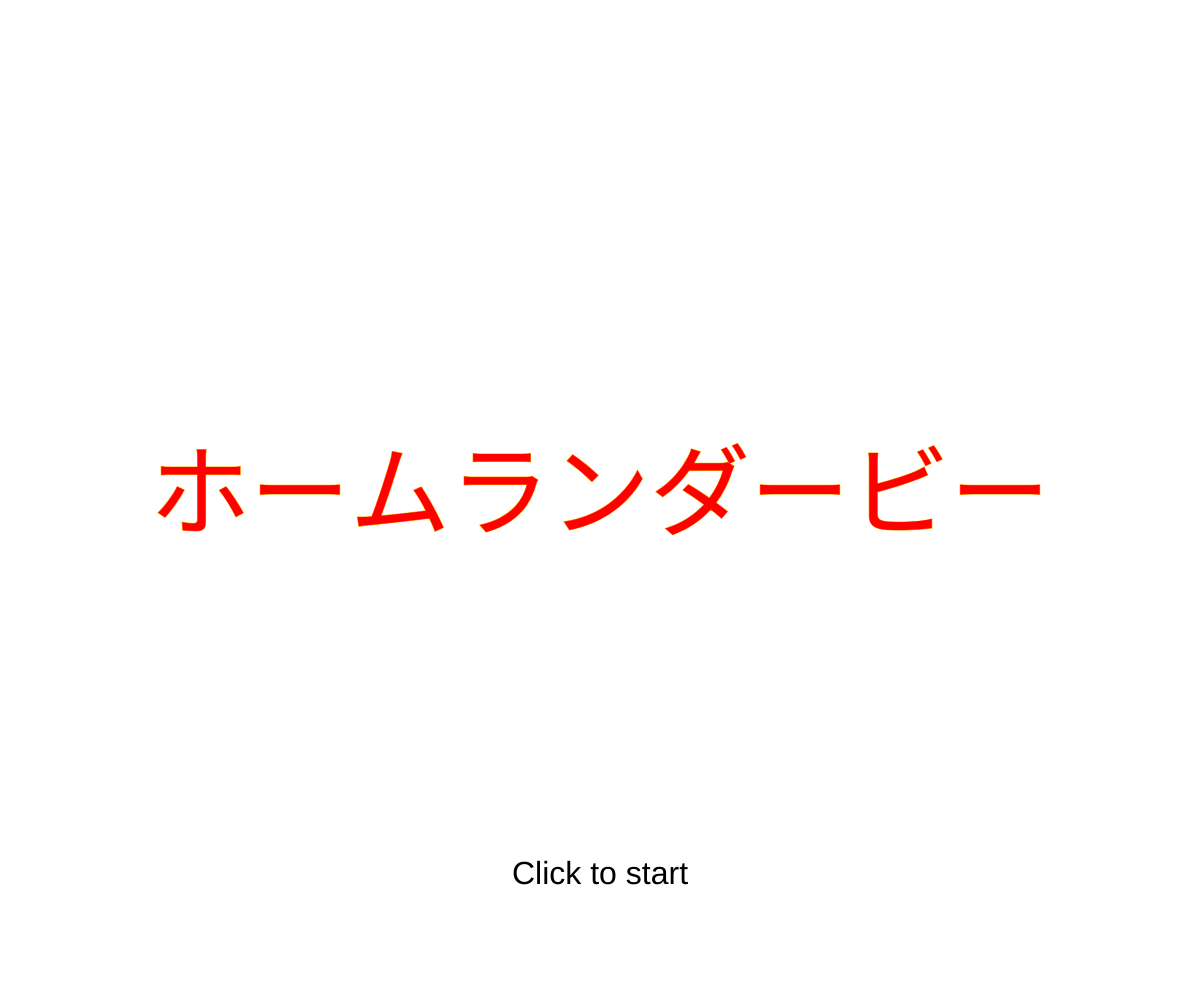
Frame 1 (no input)
Frame 60 (no input): identical to frame 1, image omitted
Frame 120 (the mouse pressed at the canvas centre since frame 60): identical to frame 1, image omitted

The p5.js sketch that drew this single still picture (run headless with seeded random() and noise() and a simulated clock; from frame 60 on, the mouse is pressed at the canvas centre):

// p5.js sketch
// ── sketch.js
//野球ゲーム　ホームラン競争
let x0,y0,x01,y01,vx0,vy0,ax0,ay0,k,kx,ky;
let p1,p2;
let x1,y1,vx1,vy1,ax1,ay1;
let scene;
let timing,time,jou;
let g;
let score1,score2,tama;
let bat1,bat2,kuru,kai;
let pit1,pit2;
let gatya1,gatya2,gatya3,gatya4;
function setup() {
  createCanvas(windowWidth, windowHeight);
  textAlign(CENTER, CENTER);
  x0=width/2-30;y0=height/8-10;
  vx0=0;
  vy0=0;
  ax0=0;
  ay0=0;
  x1=width/20;
  y1=height*(1-1/8)+10;
  vx1=0;
  vy1=0;
  ax1=0;
  ay1=0;
  k=0;
  jou=0;
  scene=-2;
  timing=3;
  time=0;
  count=0;
  score1=0;score2=0;
  tama=0;
  bat1=-1;bat2=-1;kuru=0,kai=0;
  pit1=-1;pit2=-1;
}
//バッター　イラスト
//大山
const data_oyama = [
  [0,6,6,0,0,0,0,0,0,9,9,9,9,9,0,0,0,0],
  [8,7,6,6,0,0,0,0,9,3,3,9,9,9,9,0,0,0],
  [8,7,6,6,0,0,0,9,3,9,9,9,9,9,9,10,0,0],
  [0,8,7,6,6,0,0,9,9,9,9,9,9,9,9,9,0,0],
  [0,0,8,7,6,0,0,9,9,9,9,9,10,10,10,10,10,10],
  [0,0,0,8,7,6,0,9,9,9,9,9,5,5,5,5,0,0],
  [0,0,0,0,8,7,0,9,9,4,4,9,4,4,9,4,4,0],
  [0,0,0,0,0,4,4,9,9,4,4,4,4,4,9,4,4,0],
  [0,0,0,0,0,4,4,0,9,9,4,4,4,4,4,4,0,0],
  [0,0,0,0,9,9,4,4,2,9,4,4,4,4,4,0,0,0],
  [0,0,0,0,9,9,4,7,9,2,9,9,1,1,0,0,0,0],
  [0,0,0,0,2,2,2,2,9,9,1,1,1,1,1,0,0,0],
  [0,0,0,0,0,0,0,2,2,9,1,1,1,1,1,0,0,0],
  [0,0,0,0,0,0,0,2,2,2,2,2,1,1,0,0,0,0],
  [0,0,0,0,0,0,0,9,3,9,3,9,3,9,0,0,0,0],
  [0,0,0,0,0,0,0,3,3,3,3,3,3,3,0,0,0,0],
  [0,0,0,0,0,0,3,3,3,3,3,3,3,3,3,0,0,0],
  [0,0,0,0,0,0,3,3,3,0,0,0,3,3,3,0,0,0],
  [0,0,0,0,0,0,9,9,0,0,0,0,0,9,9,0,0,0],
  [0,0,0,0,0,9,9,9,0,0,0,0,0,9,9,9,0,0],
];
function batta_oyama(mx, my){
  const h_m1 = 200 / data_oyama.length;
  for(let i = 0; i <  data_oyama.length; i++){
    const row = data_oyama[i];
    strokeWeight(0);
    for(let j =0; j <  row.length; j++){
        if(data_oyama[i][j] == 1){fill(255,215,0);}
        else if(data_oyama[i][j] == 2){fill(255,215,0);}
        else if(data_oyama[i][j] == 3){fill(255);}
        else if(data_oyama[i][j] == 4){fill(255, 222, 173);}
        else if(data_oyama[i][j] == 5){fill(222, 184, 135);}
        else if(data_oyama[i][j] == 6){fill(237, 175, 104);}
        else if(data_oyama[i][j] == 7){fill(218, 165, 32);}
        else if(data_oyama[i][j] == 8){fill(184, 134, 11);}
        else if(data_oyama[i][j] == 9){fill(0);}
        else if(data_oyama[i][j]==10){fill(255,215,0);}
        else{noFill();}
    square(mx + j * h_m1 - 100, my + i * h_m1 - 100 - 10, h_m1);
    }
  }
}
function batta_oyama2(mx, my){
  const h_m1 = 50 / data_oyama.length;
  for(let i = 0; i <  data_oyama.length; i++){
    const row = data_oyama[i];
    strokeWeight(0);
    for(let j =0; j <  row.length; j++){
        if(data_oyama[i][j] == 1){fill(255,215,0);}
        else if(data_oyama[i][j] == 2){fill(255,215,0);}
        else if(data_oyama[i][j] == 3){fill(255);}
        else if(data_oyama[i][j] == 4){fill(255, 222, 173);}
        else if(data_oyama[i][j] == 5){fill(222, 184, 135);}
        else if(data_oyama[i][j] == 6){fill(237, 175, 104);}
        else if(data_oyama[i][j] == 7){fill(218, 165, 32);}
        else if(data_oyama[i][j] == 8){fill(184, 134, 11);}
        else if(data_oyama[i][j] == 9){fill(0);}
        else if(data_oyama[i][j]==10){fill(255,215,0);}
        else{noFill();}
    square(mx + j * h_m1 - 100, my + i * h_m1 - 100 - 10, h_m1);
    }
  }
}
//大谷
const data_otani = [
  [0,6,6,0,0,0,0,0,0,19,19,19,19,19,0,0,0,0],
  [8,7,6,6,0,0,0,0,19,3,3,19,19,19,19,0,0,0],
  [8,7,6,6,0,0,0,19,3,19,19,19,19,19,19,10,0,0],
  [0,8,7,6,6,0,0,19,19,19,19,19,19,19,19,19,0,0],
  [0,0,8,7,6,0,0,19,19,19,19,19,10,10,10,10,10,10],
  [0,0,0,8,7,6,0,19,19,19,19,19,5,5,5,5,0,0],
  [0,0,0,0,8,7,0,19,19,4,4,19,4,4,9,4,4,0],
  [0,0,0,0,0,4,4,9,9,4,4,4,4,4,9,4,4,0],
  [0,0,0,0,0,4,4,0,9,9,4,4,4,4,4,4,0,0],
  [0,0,0,0,3,3,4,4,2,9,4,4,4,4,4,0,0,0],
  [0,0,0,0,3,3,4,7,3,2,9,9,1,1,0,0,0,0],
  [0,0,0,0,2,2,2,2,3,3,1,1,1,1,1,0,0,0],
  [0,0,0,0,0,0,0,2,2,3,1,1,1,1,1,0,0,0],
  [0,0,0,0,0,0,0,2,2,2,2,2,1,1,0,0,0,0],
  [0,0,0,0,0,0,0,9,3,9,3,9,3,9,0,0,0,0],
  [0,0,0,0,0,0,0,3,3,3,3,3,3,3,0,0,0,0],
  [0,0,0,0,0,0,3,3,3,3,3,3,3,3,3,0,0,0],
  [0,0,0,0,0,0,3,3,3,0,0,0,3,3,3,0,0,0],
  [0,0,0,0,0,0,9,9,0,0,0,0,0,9,9,0,0,0],
  [0,0,0,0,0,9,9,9,0,0,0,0,0,9,9,9,0,0],
];
function batta_otani(mx, my){
  const h_m1 = 200 / data_otani.length;
  for(let i = 0; i <  data_otani.length; i++){
    const row = data_otani[i];
    strokeWeight(0);
    for(let j =0; j <  row.length; j++){
        if(data_otani[i][j] == 1){fill(255,0,0);}
        else if(data_otani[i][j] == 2){fill(255,0,0);}
        else if(data_otani[i][j] == 3){fill(255);}
        else if(data_otani[i][j] == 4){fill(255, 222, 173);}
        else if(data_otani[i][j] == 5){fill(222, 184, 135);}
        else if(data_otani[i][j] == 6){fill(237, 175, 104);}
        else if(data_otani[i][j] == 7){fill(218, 165, 32);}
        else if(data_otani[i][j] == 8){fill(184, 134, 11);}
        else if(data_otani[i][j] == 9){fill(0);}
        else if(data_otani[i][j]==10){fill(255,0,0);}
        else if(data_otani[i][j]==19){fill(255,0,0);}
        else{noFill();}
    square(mx + (18-j) * h_m1 - 100, my + i * h_m1 - 100 - 10, h_m1);
    }
  }
}
function batta_otani2(mx, my){
  const h_m1 = 50 / data_otani.length;
  for(let i = 0; i <  data_otani.length; i++){
    const row = data_otani[i];
    strokeWeight(0);
    for(let j =0; j <  row.length; j++){
        if(data_otani[i][j] == 1){fill(255,0,0);}
        else if(data_otani[i][j] == 2){fill(255,0,0);}
        else if(data_otani[i][j] == 3){fill(255);}
        else if(data_otani[i][j] == 4){fill(255, 222, 173);}
        else if(data_otani[i][j] == 5){fill(222, 184, 135);}
        else if(data_otani[i][j] == 6){fill(237, 175, 104);}
        else if(data_otani[i][j] == 7){fill(218, 165, 32);}
        else if(data_otani[i][j] == 8){fill(184, 134, 11);}
        else if(data_otani[i][j] == 9){fill(0);}
        else if(data_otani[i][j]==10){fill(255,0,0);}
        else if(data_otani[i][j]==19){fill(255,0,0);}
        else{noFill();}
    square(mx + (18-j) * h_m1 - 100, my + i * h_m1 - 100 - 10, h_m1);
    }
  }
}
//大川
const data_1 = [
  [0,6,6,0,0,0,0,0,0,9,9,9,9,9,0,0,0,0],
  [8,7,6,6,0,0,0,0,9,3,3,9,9,9,9,0,0,0],
  [8,7,6,6,0,0,0,9,3,9,9,9,9,9,9,9,0,0],
  [0,8,7,6,6,0,0,9,9,9,9,9,9,9,9,9,0,0],
  [0,0,8,7,6,0,0,9,9,9,9,9,9,9,9,9,9,9],
  [0,0,0,8,7,6,0,9,9,9,9,9,5,5,5,5,0,0],
  [0,0,0,0,8,7,0,9,9,4,4,9,4,4,9,4,4,0],
  [0,0,0,0,0,4,4,9,9,4,4,4,4,4,9,4,4,0],
  [0,0,0,0,0,4,4,0,9,9,4,4,4,4,4,4,0,0],
  [0,0,0,0,9,9,4,4,2,9,4,4,4,4,4,0,0,0],
  [0,0,0,0,9,9,4,7,9,2,9,9,1,1,0,0,0,0],
  [0,0,0,0,2,2,2,2,9,9,1,1,1,1,1,0,0,0],
  [0,0,0,0,0,0,0,2,2,9,1,1,1,1,1,0,0,0],
  [0,0,0,0,0,0,0,2,2,2,2,2,1,1,0,0,0,0],
  [0,0,0,0,0,0,0,9,1,9,3,9,1,9,0,0,0,0],
  [0,0,0,0,0,0,0,1,1,1,1,1,1,1,0,0,0,0],
  [0,0,0,0,0,0,1,1,1,2,2,2,1,1,1,0,0,0],
  [0,0,0,0,0,0,1,1,2,0,0,0,2,1,1,0,0,0],
  [0,0,0,0,0,0,9,9,0,0,0,0,0,9,9,0,0,0],
  [0,0,0,0,0,9,9,9,0,0,0,0,0,9,9,9,0,0],
];
function batta_okawa(mx, my){
  const h_m1 = 200 / data_1.length;
  for(let i = 0; i <  data_1.length; i++){
    const row = data_1[i];
    strokeWeight(0);
    for(let j =0; j <  row.length; j++){
        if(data_1[i][j] == 1){fill(192);}
        else if(data_1[i][j] == 2){fill(105);}
        else if(data_1[i][j] == 3){fill(255);}
        else if(data_1[i][j] == 4){fill(255, 222, 173);}
        else if(data_1[i][j] == 5){fill(222, 184, 135);}
        else if(data_1[i][j] == 6){fill(237, 175, 104);}
        else if(data_1[i][j] == 7){fill(218, 165, 32);}
        else if(data_1[i][j] == 8){fill(184, 134, 11);}
        else if(data_1[i][j] == 9){fill(0);}
        else{noFill();}
    square(mx + j * h_m1 - 100, my + i * h_m1 - 100 - 10, h_m1);
    }
  }
}
function batta_okawa2(mx, my){
  const h_m1 = 50 / data_1.length;
  for(let i = 0; i <  data_1.length; i++){
    const row = data_1[i];
    strokeWeight(0);
    for(let j =0; j <  row.length; j++){
        if(data_1[i][j] == 1){fill(192);}
        else if(data_1[i][j] == 2){fill(105);}
        else if(data_1[i][j] == 3){fill(255);}
        else if(data_1[i][j] == 4){fill(255, 222, 173);}
        else if(data_1[i][j] == 5){fill(222, 184, 135);}
        else if(data_1[i][j] == 6){fill(237, 175, 104);}
        else if(data_1[i][j] == 7){fill(218, 165, 32);}
        else if(data_1[i][j] == 8){fill(184, 134, 11);}
        else if(data_1[i][j] == 9){fill(0);}
        else{noFill();}
    square(mx + j * h_m1 - 100, my + i * h_m1 - 100 - 10, h_m1);
    }
  }
}
//ピッチャー　イラスト
//伊藤
const data_ito = [
  [0,0,0,0,0,0,0,0,0,0,0,0,3,3,3,3,3,3,3,0,0,0,0,0,0],
  [0,0,0,0,0,0,0,0,0,0,3,3,3,1,1,1,1,1,3,3,3,0,0,0,0],
  [0,0,0,0,0,0,0,0,0,3,3,1,1,1,1,1,1,1,1,1,3,3,0,0,0],
  [0,0,0,0,0,0,0,0,3,3,1,1,1,1,7,7,7,1,1,1,1,3,3,0,0],
  [0,0,0,0,0,0,0,0,3,1,1,1,1,5,1,7,1,5,1,1,1,1,3,0,0],
  [0,0,0,0,0,0,0,0,3,1,1,1,1,5,5,7,5,5,1,1,1,1,3,0,0],
  [0,0,0,0,0,0,0,3,3,1,1,1,1,5,1,7,1,5,1,1,1,1,3,0,0],
  [0,0,0,0,0,3,3,3,5,1,1,1,5,6,6,6,5,5,5,1,1,1,3,0,0],
  [0,0,0,0,3,3,5,5,5,4,6,6,6,6,6,6,5,5,5,5,5,4,3,3,0],
  [0,0,0,3,3,5,5,5,10,4,6,6,6,4,4,4,4,4,5,5,5,4,10,3,3],
  [0,0,3,3,5,5,6,10,9,3,4,4,4,10,10,10,10,10,4,4,4,3,9,10,3],
  [0,0,3,5,5,6,5,10,8,3,9,9,9,3,9,9,9,3,9,9,9,3,9,10,3],
  [0,3,3,5,5,6,5,10,8,10,9,8,8,3,8,8,8,3,8,8,9,10,9,10,3],
  [0,3,2,3,6,5,6,5,10,10,9,8,8,8,8,8,8,8,8,8,9,10,10,3,3],
  [0,3,2,3,6,5,6,5,6,10,9,9,8,8,11,11,11,8,8,8,9,10,3,3,0],
  [3,3,2,2,2,6,5,6,6,6,10,10,9,9,11,11,11,9,9,10,10,3,3,0,0],
  
  [3,2,2,2,3,1,1,1,1,6,6,6,10,10,10,10,10,10,10,5,5,1,3,0,0],
  [3,2,2,7,2,7,3,3,1,1,1,6,6,1,6,1,12,13,12,1,1,1,3,0,0],
  [3,2,2,2,7,2,7,1,1,1,1,1,1,6,1,3,12,13,13,3,3,3,3,0,0],
  [3,2,2,2,7,2,2,2,2,2,2,2,1,1,3,1,3,12,3,3,3,3,3,0,0],
  [3,7,7,7,7,7,7,3,3,7,7,7,7,3,3,3,7,3,10,10,10,10,3,0,0],
  [3,7,7,7,7,7,7,3,3,7,7,7,7,7,3,3,3,9,8,8,9,10,3,0,0],
  [3,3,7,7,7,7,3,3,7,7,7,7,7,7,7,3,3,9,8,8,10,3,3,0,0],
  [0,3,1,1,1,1,3,3,1,2,2,7,2,7,2,2,3,10,9,9,9,10,7,0,0],
  [0,3,3,1,1,3,3,3,3,1,2,2,2,2,1,3,3,3,10,10,10,10,3,0,0],
  [0,0,3,3,3,3,0,0,3,3,3,3,3,3,3,3,0,3,3,3,3,3,3,0,0],
  [0,0,0,0,0,0,0,0,3,3,3,7,7,3,3,3,0,0,0,0,0,0,0,0,0],
  [0,0,0,0,0,0,0,3,3,1,2,2,2,2,1,3,3,0,0,0,0,0,0,0,0],
  [0,0,0,0,0,0,0,3,1,1,7,7,7,7,1,1,3,0,0,0,0,0,0,0,0],
  [0,0,0,0,0,0,0,3,1,1,1,1,1,1,1,1,3,0,0,0,0,0,0,0,0],
  [0,0,0,0,0,0,0,1,3,1,1,1,1,1,1,3,1,0,0,0,0,0,0,0,0],
  [0,0,0,0,0,0,0,0,1,3,3,3,3,3,3,1,0,0,0,0,0,0,0,0,0],
];
function pitya_ito(mx, my){
  const h_m1 = 150 / data_ito.length;
  for(let i = 0; i <  data_ito.length; i++){
    const row = data_ito[i];
    strokeWeight(0);
    for(let j =0; j <  row.length; j++){
        if(data_ito[i][j] == 1){fill(0);}
        else if(data_ito[i][j] == 2){fill(192);}
        else if(data_ito[i][j] == 3){fill(0);}
        else if(data_ito[i][j] == 4){fill(255, 180, 0);}
        else if(data_ito[i][j] == 5){fill(255, 215, 0);}
        else if(data_ito[i][j] == 6){fill(255, 255, 0);}
        else if(data_ito[i][j] == 7){fill(255);}
        else if(data_ito[i][j] == 8){fill(255, 228, 196);}
        else if(data_ito[i][j] == 9){fill(255, 222, 179);}
        else if(data_ito[i][j]==10){fill(210,180,140);}
        else if(data_ito[i][j]==11){fill(210,105,30);}
        else if(data_ito[i][j]==12){fill(205,133,63);}
        else if(data_ito[i][j]==13){fill(244,164,96);}
        else{noFill();}
    square(mx + (24-j) * h_m1 - 100 / 2, my + i * h_m1 - 100 - 10, h_m1);
    }
  }
}
function pitya_ito2(mx, my){
  const h_m1 = 37.5 / data_ito.length;
  for(let i = 0; i <  data_ito.length; i++){
    const row = data_ito[i];
    strokeWeight(0);
    for(let j =0; j <  row.length; j++){
        if(data_ito[i][j] == 1){fill(0);}
        else if(data_ito[i][j] == 2){fill(192);}
        else if(data_ito[i][j] == 3){fill(0);}
        else if(data_ito[i][j] == 4){fill(255, 180, 0);}
        else if(data_ito[i][j] == 5){fill(255, 215, 0);}
        else if(data_ito[i][j] == 6){fill(255, 255, 0);}
        else if(data_ito[i][j] == 7){fill(255);}
        else if(data_ito[i][j] == 8){fill(255, 228, 196);}
        else if(data_ito[i][j] == 9){fill(255, 222, 179);}
        else if(data_ito[i][j]==10){fill(210,180,140);}
        else if(data_ito[i][j]==11){fill(210,105,30);}
        else if(data_ito[i][j]==12){fill(205,133,63);}
        else if(data_ito[i][j]==13){fill(244,164,96);}
        else{noFill();}
    square(mx + (24-j) * h_m1 - 100 / 2, my + i * h_m1 - 100 - 10, h_m1);
    }
  }
}
//大谷
const data_otani2 = [
  [0,0,0,0,0,0,0,0,0,0,0,0,3,3,3,3,3,3,3,0,0,0,0,0,0],
  [0,0,0,0,0,0,0,0,0,0,3,3,3,6,6,6,6,6,3,3,3,0,0,0,0],
  [0,0,0,0,0,0,0,0,0,3,3,6,6,6,6,6,6,6,6,6,3,3,0,0,0],
  [0,0,0,0,0,0,0,0,3,3,6,6,6,6,6,5,6,6,6,6,6,3,3,0,0],
  [0,0,0,0,0,0,0,0,3,6,6,6,6,6,6,5,6,6,6,6,6,6,3,0,0],
  [0,0,0,0,0,0,0,0,3,6,6,6,6,6,5,6,5,6,6,6,6,6,3,0,0],
  [0,0,0,0,0,0,0,3,3,6,6,6,6,6,6,6,6,6,6,6,6,6,3,0,0],
  [0,0,0,0,0,3,3,3,5,6,6,6,5,5,5,5,5,5,5,6,6,6,3,0,0],
  [0,0,0,0,3,3,5,5,5,4,5,5,5,5,5,5,5,5,5,5,5,4,3,3,0],
  [0,0,0,3,3,5,5,5,10,4,5,5,5,4,4,4,4,4,5,5,5,4,10,3,3],
  [0,0,3,3,5,5,6,10,9,3,4,4,4,10,10,10,10,10,4,4,4,3,9,10,3],
  [0,0,3,5,5,6,5,10,8,3,9,9,9,3,9,9,9,3,9,9,9,3,9,10,3],
  [0,3,3,5,5,6,5,10,8,10,9,8,8,3,8,8,8,3,8,8,9,10,9,10,3],
  [0,3,2,3,6,5,6,5,10,10,9,8,8,8,8,8,8,8,8,8,9,10,10,3,3],
  [0,3,2,3,6,5,6,5,6,10,9,9,8,8,11,11,11,8,8,8,9,10,3,3,0],
  [3,3,2,2,2,6,5,6,6,6,10,10,9,9,11,11,11,9,9,10,10,3,3,0,0],
  
  [3,2,2,2,3,1,1,1,1,6,6,6,10,10,10,10,10,10,10,5,5,1,3,0,0],
  [3,2,2,7,2,7,3,3,1,1,1,6,6,1,6,1,12,13,12,1,1,1,3,0,0],
  [3,2,2,2,7,2,7,1,1,1,1,1,1,6,1,3,12,13,13,3,3,3,3,0,0],
  [3,2,2,2,7,2,2,2,2,2,2,2,1,1,3,1,3,12,3,3,3,3,3,0,0],
  [3,7,7,7,7,7,7,3,3,7,7,7,7,3,3,3,7,3,10,10,10,10,3,0,0],
  [3,7,7,7,7,7,7,3,3,7,7,7,7,7,3,3,3,9,8,8,9,10,3,0,0],
  [3,3,7,7,7,7,3,3,7,7,7,7,7,7,7,3,3,9,8,8,10,3,3,0,0],
  [0,3,1,1,1,1,3,3,1,2,2,7,2,7,2,2,3,10,9,9,9,10,7,0,0],
  [0,3,3,1,1,3,3,3,3,1,2,2,2,2,1,3,3,3,10,10,10,10,3,0,0],
  [0,0,3,7,7,3,0,0,3,3,3,3,3,3,3,3,0,3,3,3,3,3,3,0,0],
  [0,0,0,0,0,0,0,0,3,3,3,7,7,3,3,3,0,0,0,0,0,0,0,0,0],
  [0,0,0,0,0,0,0,3,3,7,2,2,2,2,7,3,3,0,0,0,0,0,0,0,0],
  [0,0,0,0,0,0,0,3,7,7,7,7,7,7,7,7,3,0,0,0,0,0,0,0,0],
  [0,0,0,0,0,0,0,3,7,7,7,7,7,7,7,7,3,0,0,0,0,0,0,0,0],
  [0,0,0,0,0,0,0,1,3,7,7,7,7,7,7,3,1,0,0,0,0,0,0,0,0],
  [0,0,0,0,0,0,0,0,1,3,3,3,3,3,3,1,0,0,0,0,0,0,0,0,0],
];
function pitya_otani(mx, my){
  const h_m1 = 150 / data_otani2.length;
  for(let i = 0; i <  data_otani2.length; i++){
    const row = data_otani2[i];
    strokeWeight(0);
    for(let j =0; j <  row.length; j++){
        if(data_otani2[i][j] == 1){fill(0);}
        else if(data_otani2[i][j] == 2){fill(192);}
        else if(data_otani2[i][j] == 3){fill(0);}
        else if(data_otani2[i][j] == 4){fill(178, 34, 34);}
        else if(data_otani2[i][j] == 5){fill(178, 34, 34);}
        else if(data_otani2[i][j] == 6){fill(255, 0, 0);}
        else if(data_otani2[i][j] == 7){fill(255);}
        else if(data_otani2[i][j] == 8){fill(255, 228, 196);}
        else if(data_otani2[i][j] == 9){fill(255, 222, 179);}
        else if(data_otani2[i][j]==10){fill(210,180,140);}
        else if(data_otani2[i][j]==11){fill(210,105,30);}
        else if(data_otani2[i][j]==12){fill(205,133,63);}
        else if(data_otani2[i][j]==13){fill(244,164,96);}
        else{noFill();}
    square(mx + j * h_m1 - 100 / 2, my + i * h_m1 - 100 - 10, h_m1);
    }
  }
}
function pitya_otani2(mx, my){
  const h_m1 = 37.5 / data_otani2.length;
  for(let i = 0; i <  data_otani2.length; i++){
    const row = data_otani2[i];
    strokeWeight(0);
    for(let j =0; j <  row.length; j++){
        if(data_otani2[i][j] == 1){fill(0);}
        else if(data_otani2[i][j] == 2){fill(192);}
        else if(data_otani2[i][j] == 3){fill(0);}
        else if(data_otani2[i][j] == 4){fill(178, 34, 34);}
        else if(data_otani2[i][j] == 5){fill(178, 34, 34);}
        else if(data_otani2[i][j] == 6){fill(255, 0, 0);}
        else if(data_otani2[i][j] == 7){fill(255);}
        else if(data_otani2[i][j] == 8){fill(255, 228, 196);}
        else if(data_otani2[i][j] == 9){fill(255, 222, 179);}
        else if(data_otani2[i][j]==10){fill(210,180,140);}
        else if(data_otani2[i][j]==11){fill(210,105,30);}
        else if(data_otani2[i][j]==12){fill(205,133,63);}
        else if(data_otani2[i][j]==13){fill(244,164,96);}
        else{noFill();}
    square(mx + j * h_m1 - 100 / 2, my + i * h_m1 - 100 - 10, h_m1);
    }
  }
}
//三浦
const data_miura = [
  [0,0,0,0,0,0,0,0,0,0,0,0,3,3,3,3,3,3,3,0,0,0,0,0,0],
  [0,0,0,0,0,0,0,0,0,0,3,3,3,6,6,6,6,6,3,3,3,0,0,0,0],
  [0,0,0,0,0,0,0,0,0,3,3,6,6,6,6,6,6,6,6,6,3,3,0,0,0],
  [0,0,0,0,0,0,0,0,3,3,6,6,6,6,6,6,6,6,6,6,6,3,3,0,0],
  [0,0,0,0,0,0,0,0,3,6,6,6,6,6,6,6,6,6,6,6,6,6,3,0,0],
  [0,0,0,0,0,0,0,0,3,6,6,6,6,6,6,6,6,6,6,6,6,6,3,0,0],
  [0,0,0,0,0,0,0,3,3,6,6,6,6,6,6,6,6,6,6,6,6,6,3,0,0],
  [0,0,0,0,0,3,3,3,5,6,6,6,3,3,3,3,3,3,3,6,6,6,3,0,0],
  [0,0,0,0,3,3,5,5,5,4,3,3,3,3,3,3,3,3,3,3,3,4,3,3,0],
  [0,0,0,3,3,5,5,5,10,4,3,3,3,4,4,4,4,4,3,3,3,4,10,3,3],
  [0,0,3,3,5,5,6,10,9,3,4,4,4,10,10,10,10,10,4,4,4,3,9,10,3],
  [0,0,3,5,5,6,5,10,8,3,9,9,9,3,9,9,9,3,9,9,9,3,9,10,3],
  [0,3,3,5,5,6,5,10,8,10,9,8,8,3,8,8,8,3,8,8,9,10,9,10,3],
  [0,3,2,3,6,5,6,5,10,10,9,8,8,8,8,8,8,8,8,8,9,10,10,3,3],
  [0,3,2,3,6,5,6,5,6,10,9,9,8,8,11,11,11,8,8,8,9,10,3,3,0],
  [3,3,2,2,2,6,5,6,6,6,10,10,9,9,11,11,11,9,9,10,10,3,3,0,0],
  
  [3,2,2,2,3,1,1,1,1,6,6,6,10,10,10,10,10,10,10,5,5,1,3,0,0],
  [3,2,2,7,2,7,3,3,1,1,1,6,6,1,6,1,12,13,12,1,1,1,3,0,0],
  [3,2,2,2,7,2,7,1,1,1,1,1,1,6,1,3,12,13,13,3,3,3,3,0,0],
  [3,2,2,2,7,2,2,2,2,2,2,2,1,1,3,1,3,12,3,3,3,3,3,0,0],
  [3,7,7,7,7,7,7,3,3,7,7,7,7,3,3,3,7,3,10,10,10,10,3,0,0],
  [3,7,7,7,7,7,7,3,3,7,7,7,7,7,3,3,3,9,8,8,9,10,3,0,0],
  [3,3,7,7,7,7,3,3,7,7,7,7,7,7,7,3,3,9,8,8,10,3,3,0,0],
  [0,3,1,1,1,1,3,3,1,2,2,7,2,7,2,2,3,10,9,9,9,10,7,0,0],
  [0,3,3,1,1,3,3,3,3,1,2,2,2,2,1,3,3,3,10,10,10,10,3,0,0],
  [0,0,3,3,3,3,0,0,3,3,3,3,3,3,3,3,0,3,3,3,3,3,3,0,0],
  [0,0,0,0,0,0,0,0,3,3,3,7,7,3,3,3,0,0,0,0,0,0,0,0,0],
  [0,0,0,0,0,0,0,3,3,3,2,2,2,2,3,3,3,0,0,0,0,0,0,0,0],
  [0,0,0,0,0,0,0,3,5,5,7,7,7,7,5,5,3,0,0,0,0,0,0,0,0],
  [0,0,0,0,0,0,0,3,5,5,5,5,5,5,5,5,3,0,0,0,0,0,0,0,0],
  [0,0,0,0,0,0,0,1,5,5,5,5,5,5,5,5,1,0,0,0,0,0,0,0,0],
  [0,0,0,0,0,0,0,0,1,3,3,3,3,3,3,1,0,0,0,0,0,0,0,0,0],
];
function pitya_miura(mx, my){
  const h_m1 = 150 / data_miura.length;
  for(let i = 0; i <  data_miura.length; i++){
    const row = data_miura[i];
    strokeWeight(0);
    for(let j =0; j <  row.length; j++){
        if(data_miura[i][j] == 1){fill(0);}
        else if(data_miura[i][j] == 2){fill(192);}
        else if(data_miura[i][j] == 3){fill(0);}
        else if(data_miura[i][j] == 4){fill(128);}
        else if(data_miura[i][j] == 5){fill(100);}
        else if(data_miura[i][j] == 6){fill(255);}
        else if(data_miura[i][j] == 7){fill(255);}
        else if(data_miura[i][j] == 8){fill(255, 228, 196);}
        else if(data_miura[i][j] == 9){fill(255, 222, 179);}
        else if(data_miura[i][j]==10){fill(210,180,140);}
        else if(data_miura[i][j]==11){fill(210,105,30);}
        else if(data_miura[i][j]==12){fill(205,133,63);}
        else if(data_miura[i][j]==13){fill(244,164,96);}
        else{noFill();}
    square(mx + j * h_m1 - 100 / 2, my + i * h_m1 - 100 - 10, h_m1);
    }
  }
}
function pitya_miura2(mx, my){
  const h_m1 = 37.5 / data_miura.length;
  for(let i = 0; i <  data_miura.length; i++){
    const row = data_miura[i];
    strokeWeight(0);
    for(let j =0; j <  row.length; j++){
        if(data_miura[i][j] == 1){fill(0);}
        else if(data_miura[i][j] == 2){fill(192);}
        else if(data_miura[i][j] == 3){fill(0);}
        else if(data_miura[i][j] == 4){fill(128);}
        else if(data_miura[i][j] == 5){fill(100);}
        else if(data_miura[i][j] == 6){fill(255);}
        else if(data_miura[i][j] == 7){fill(255);}
        else if(data_miura[i][j] == 8){fill(255, 228, 196);}
        else if(data_miura[i][j] == 9){fill(255, 222, 179);}
        else if(data_miura[i][j]==10){fill(210,180,140);}
        else if(data_miura[i][j]==11){fill(210,105,30);}
        else if(data_miura[i][j]==12){fill(205,133,63);}
        else if(data_miura[i][j]==13){fill(244,164,96);}
        else{noFill();}
    square(mx + j * h_m1 - 100 / 2, my + i * h_m1 - 100 - 10, h_m1);
    }
  }
}

function draw() {
  //スタート
  if(scene==-2){
    background(255);
    textSize(32);
    fill(255,0,0);
    fill(0);
    text("Click to start", width / 2, height*7/8);
    textSize(100);
    fill(255,0,0);
    stroke(255, 165, 0);
    text("ホームランダービー", width / 2, height / 2);
    noStroke();
  }
  //操作説明
  if(scene==-2.1){
    background(245,245,220);
    jou+=1;
    textSize(32);
    fill(255,0,0);
    text("操作説明",width/4,height/4);
    fill(0);
    text("Aで投げる",width/2,height/2-40);
    text("カーソルを合わせてタイミング良くクリックすると打つ",width/2,height/2);
    text("選手によって球速や弾道が変化するよ!",width/2,height/2+40);
    text("Click to next",width/2,height*7/8);
  }
  //先攻バッターガチャ
  if(scene==-1){
    background(245,245,220);
    textSize(32);
    fill(0);
    text("Aを押してバッターを決めよう!",width/2,height/8);
    textSize(50);
    text("先攻",width/8,height/8);
    kuru+=1;
    if(kuru%3==0&&bat1==-1){batta_okawa(width/2,height/2);textSize(50);fill(0);text("野球少年 大川",width/2,height*3/4);}
    if(kuru%3==1&&bat1==-1){batta_oyama(width/2,height/2);textSize(50);fill(0);text("プロ野球選手 大山",width/2,height*3/4);}
    if(kuru%3==2&&bat1==-1){batta_otani(width/2,height/2);textSize(50);fill(0);text("最強打者 大谷",width/2,height*3/4);}
    if(gatya1<0.25){bat1=0;batta_okawa(width/2,height/2);textSize(50);fill(255,0,0);text("野球少年 大川",width/2,height*3/4);textSize(32);fill(0);text("Click to next",width/2,7/8*height);}
    if(0.25<=gatya1&&gatya1<0.85){bat1=1;batta_oyama(width/2,height/2);textSize(50);fill(255,0,0);text("プロ野球選手 大山",width/2,height*3/4);textSize(32);fill(0);text("Click to next",width/2,7/8*height);}
    if(0.85<=gatya1){bat1=2;batta_otani(width/2,height/2);textSize(50);fill(255,0,0);text("最強打者 大谷",width/2,height*3/4);textSize(32);fill(0);text("Click to next",width/2,7/8*height);}

    if(kai==0&&keyIsDown("A".charCodeAt(0))){
      gatya1=random(0,1);
      kai+=1;
    }
  }
  //先攻ピッチャーガチャ
  if(scene==-1.1){
    background(245,245,220);
    textSize(32);
    fill(0);
    text("Aを押してピッチャーを決めよう!",width/2,height/8);
    textSize(50);
    text("先攻",width/8,height/8);
    kuru+=1;
    if(kuru%3==0&&pit1==-1){pitya_miura(width/2,height/2);textSize(50);fill(0);text("少年野球のエース 三浦",width/2,height*3/4);}
    if(kuru%3==1&&pit1==-1){pitya_ito(width/2,height/2);textSize(50);fill(0);text("プロ野球選手 伊藤",width/2,height*3/4);}
    if(kuru%3==2&&pit1==-1){pitya_otani(width/2,height/2);textSize(50);fill(0);text("最強投手 大谷",width/2,height*3/4);}
    if(gatya3<0.25){pit1=0;pitya_miura(width/2,height/2);textSize(50);fill(255,0,0);text("少年野球のエース 三浦",width/2,height*3/4);textSize(32);fill(0);text("Click to next",width/2,7/8*height);}
    if(0.25<=gatya3&&gatya3<0.85){pit1=1;pitya_ito(width/2,height/2);textSize(50);fill(255,0,0);text("プロ野球選手 伊藤",width/2,height*3/4);textSize(32);fill(0);text("Click to next",width/2,7/8*height);}
    if(0.85<=gatya3){pit1=2;pitya_otani(width/2,height/2);textSize(50);fill(255,0,0);text("最強投手 大谷",width/2,height*3/4);textSize(32);fill(0);text("Click to next",width/2,7/8*height);}

    if(kai==1&&keyIsDown("A".charCodeAt(0))){
      gatya3=random(0,1);
      kai+=1;
    }
  }
  //後攻バッターガチャ
  if(scene==-1.2){
    background(245,245,220);
    textSize(32);
    fill(0);
    text("Aを押してバッターを決めよう!",width/2,height/8);
    textSize(50);
    text("後攻",width/8,height/8);
    kuru+=1;
    if(kuru%3==0&&bat2==-1){batta_okawa(width/2,height/2);textSize(50);fill(0);text("野球少年 大川",width/2,height*3/4);}
    if(kuru%3==1&&bat2==-1){batta_oyama(width/2,height/2);textSize(50);fill(0);text("プロ野球選手 大山",width/2,height*3/4);}
    if(kuru%3==2&&bat2==-1){batta_otani(width/2,height/2);textSize(50);fill(0);text("最強打者 大谷",width/2,height*3/4);}
    if(gatya2<0.25){bat2=0;batta_okawa(width/2,height/2);textSize(50);fill(255,0,0);text("野球少年 大川",width/2,height*3/4);textSize(32);fill(0);text("Click to next",width/2,7/8*height);}
    if(0.25<=gatya2&&gatya2<0.85){bat2=1;batta_oyama(width/2,height/2);textSize(50);fill(255,0,0);text("プロ野球選手 大山",width/2,height*3/4);textSize(32);fill(0);text("Click to next",width/2,7/8*height);}
    if(0.85<=gatya2){bat2=2;batta_otani(width/2,height/2);textSize(50);fill(255,0,0);text("最強打者 大谷",width/2,height*3/4);textSize(32);fill(0);text("Click to next",width/2,7/8*height);}

    if(kai==2&&keyIsDown("A".charCodeAt(0))){
      gatya2=random(0,1);
      kai+=1;
    }
  }
  //後攻ピッチャーガチャ
  if(scene==-1.3){
    background(245,245,220);
    textSize(32);
    fill(0);
    text("Aを押してピッチャーを決めよう!",width/2,height/8);
    textSize(50);
    text("後攻",width/8,height/8);
    kuru+=1;
    if(kuru%3==0&&pit2==-1){pitya_miura(width/2,height/2);textSize(50);fill(0);text("少年野球のエース 三浦",width/2,height*3/4);}
    if(kuru%3==1&&pit2==-1){pitya_ito(width/2,height/2);textSize(50);fill(0);text("プロ野球選手 伊藤",width/2,height*3/4);}
    if(kuru%3==2&&pit2==-1){pitya_otani(width/2,height/2);textSize(50);fill(0);text("最強投手 大谷",width/2,height*3/4);}
    if(gatya4<0.25){pit2=0;pitya_miura(width/2,height/2);textSize(50);fill(255,0,0);text("少年野球のエース 三浦",width/2,height*3/4);textSize(32);fill(0);text("Click to next",width/2,7/8*height);}
    if(0.25<=gatya4&&gatya4<0.85){pit2=1;pitya_ito(width/2,height/2);textSize(50);fill(255,0,0);text("プロ野球選手 伊藤",width/2,height*3/4);textSize(32);fill(0);text("Click to next",width/2,7/8*height);}
    if(0.85<=gatya4){pit2=2;pitya_otani(width/2,height/2);textSize(50);fill(255,0,0);text("最強投手 大谷",width/2,height*3/4);textSize(32);fill(0);text("Click to next",width/2,7/8*height);}

    if(kai==3&&keyIsDown("A".charCodeAt(0))){
      gatya4=random(0,1);
      kai+=1;
    }
  }
  //打撃
  if(scene==0){
    //グラウンド　芝
    background(50, 205, 50);
    //グラウンド　土
    noStroke();
    fill(139, 69, 19);
    ellipse(width/2,height*7/8,700,400);
    ellipse(width/2,height/9,400,200);
    //ホームベース
    fill(255);
    rect(width/2-60, height*7/8-60,120,30);
    triangle(width/2-60,height*7/8-30,width/2+60,height*7/8-30,width/2,height*7/8);
    rect(width/2-30,height/9-40,60,10);
    //バッターボックス
    strokeWeight(5);
    stroke(255);
    noFill();
    rect(width/2+100, height*7/8-80,120,140);
    rect(width/2-220, height*7/8-80,120,140);
    line(width/2+160,height*7/8-80,width,height*1/3);
    line(width/2-160,height*7/8-80,0,height*1/3);
    line(width/2+120,height*7/8+60,width/2+120,height);
    line(width/2-120,height*7/8+60,width/2-120,height);

    strokeWeight(3);
    textSize(32);
    if(tama<5){
      noStroke();
      fill(255,0,0);
      rect(3/4*width-70,height/4-15,5,30);
      fill(255);
      stroke(0);
      text("残り"+floor(5-tama)+"球",3/4*width,height/4-50);
      if(bat1==0){batta_okawa(width/2-165,height*7/8-80);strokeWeight(2);textSize(32);fill(255);text("大川",3/4*width,3/4*height);}
      if(bat1==1){batta_oyama(width/2-165,height*7/8-80);strokeWeight(2);textSize(32);fill(255);text("大山",3/4*width,3/4*height);}
      if(bat1==2){batta_otani(width/2+175,height*7/8-80);strokeWeight(2);textSize(32);fill(255);text("大谷",3/4*width,3/4*height);}
      if(pit2==0){pitya_miura(width/2,height/8);strokeWeight(2);textSize(32);fill(255);text("三浦",1/4*width,1/4*height);}
      if(pit2==1){pitya_ito(width/2-20,height/8);strokeWeight(2);textSize(32);fill(255);text("伊藤",1/4*width,1/4*height);}
      if(pit2==2){pitya_otani(width/2,height/8);strokeWeight(2);textSize(32);fill(255);text("大谷",1/4*width,1/4*height);}
    }
    else if(tama>4){ 
      noStroke();
      fill(255,0,0);
      rect(3/4*width-70,height/4+20,5,30);
      fill(255);
      stroke(0);
      text("残り"+floor(10-tama)+"球",3/4*width,height/4-50);
      if(bat2==0){batta_okawa(width/2-165,height*7/8-80);strokeWeight(2);textSize(32);fill(255);text("大川",3/4*width,3/4*height);}
      if(bat2==1){batta_oyama(width/2-165,height*7/8-80);strokeWeight(2);textSize(32);fill(255);text("大山",3/4*width,3/4*height);}
      if(bat2==2){batta_otani(width/2+175,height*7/8-80);strokeWeight(2);textSize(32);fill(255);text("大谷",3/4*width,3/4*height);}
      if(pit1==0){pitya_miura(width/2,height/8);strokeWeight(2);textSize(32);fill(255);text("三浦",1/4*width,1/4*height);}
      if(pit1==1){pitya_ito(width/2-20,height/8);strokeWeight(2);textSize(32);fill(255);text("伊藤",1/4*width,1/4*height);}
      if(pit1==2){pitya_otani(width/2,height/8);strokeWeight(2);textSize(32);fill(255);text("大谷",1/4*width,1/4*height);}
    }
    fill(255);
    strokeWeight(2);
    stroke(0);
    text("先攻 : "+floor(score1),3/4*width,height/4);
    text("後攻 : "+floor(score2),3/4*width,height/4+35);
    
    time=0;
    x0+=vx0;
    y0-=vy0;
    vx0+=ax0;
    vy0-=ay0;

    //カーソル　バット
    noStroke();
    fill('rgba(160, 192, 255,1)');
    mouseX=constrain(mouseX,width/2-60,width/2+60);
    mouseY=constrain(mouseY,height/2,height/2+160);
    if(tama<6){
      if(bat1!=2){quad(mouseX-90,mouseY-7, mouseX+50,mouseY-12,mouseX+50,mouseY+12,mouseX-90,mouseY+7);}
      if(bat1==2){quad(mouseX+90,mouseY+7, mouseX-50,mouseY+12,mouseX-50,mouseY-12,mouseX+90,mouseY-7);}
    }
    if(tama>5){
      if(bat2!=2){quad(mouseX-90,mouseY-7, mouseX+50,mouseY-12,mouseX+50,mouseY+12,mouseX-90,mouseY+7);}
      if(bat2==2){quad(mouseX+90,mouseY+7, mouseX-50,mouseY+12,mouseX-50,mouseY-12,mouseX+90,mouseY-7);}
    }
    //カーソル　中心
    fill(255);
    strokeWeight(1);
    ellipse(mouseX,mouseY,3,3);
    strokeWeight(3);
    stroke(255);
    //カーソル　丸
    noFill();
    ellipse(mouseX,mouseY,25);

    //ストライクゾーン
    strokeWeight(1);
    stroke(255);
    noFill();
    rect(width/2-60,height/2,120,160);
    
    //投げるボール
    noStroke();
    fill(255);
    strokeWeight(3);
    ellipse(x0,y0,15);
    //球速変更
    if(pit1==0){p1=70;}
    if(pit1==1){p1=50;}
    if(pit1==2){p1=35;}
    if(pit2==0){p2=70;}
    if(pit2==1){p2=50;}
    if(pit2==2){p2=35;}
    if(count==0&&keyIsDown("A".charCodeAt(0))){
      kx=random(-50,50);
      ky=random(10,150);
      count+=1;
      tama+=1;
      if(tama<6){
        vx0=(kx+width/2-x0)/p2;
        vy0=-(ky+height/2-y0)/p2;
      }
      if(tama>5){
        vx0=(kx+width/2-x0)/p1;
        vy0=-(ky+height/2-y0)/p1;
      }
    } 
    //ゾーンのボール
    stroke(0);
    fill(255);
    ellipse(kx+width/2,ky+height/2,22);
    //空降り
    if(y0>height){timing=4;scene=1;}
  }
  //打球
  if(scene==1){
    console.log(timing);
    time+=1;
    background(160,192,255);
    //スタンド　奥
    fill(200);
    rect(0,height/2,width,500);
    //内野
    fill(139, 69, 19);
    rect(0,height-40,width*7/24,50);
    //外野
    fill(50, 205, 50);
    rect(width*7/24,height-40,14/24*width,50);
    //スタンド　手前
    fill(128);
    triangle(7/8*width+50,height,width,height-200,width,height);
    rect(width*7/8,height-40,width/4,50);
    rect(3/4*width,height/2-100,20,100);
    rect(3/4*width-60,height/2-200,140,100);
    for(let i=0;i<6;i++){
      rect(20+200*i,height/2+20,130,130);
    }
    //ライト
    fill(255);
    for(let j=0;j<5;j++){
      for(let i=0;i<7;i++){
        ellipse(3/4*width-60+10+20*i,height/2-200+10+20*j,15,15);
      }
    }
    //フェンス
    fill(0,100,0);
    rect(7/8*width,height-100,20,100);
    fill(0,128,0);
    rect(7/8*width+10,height-170,10,70);
    fill(255,215,0);
    rect(7/8*width+10,height-180,10,10);
    
    
    noStroke();
    fill(255);
    ellipse(x1,y1,15);
    x1+=vx1;
    y1-=vy1;
    vx1+=ax1;
    vy1-=ay1;
    ax1-=k*vx1;
    ay1+=k*vy1;
    g1=0.2;
    if(tama<6){
      //少年　大川　一人目
      if(bat1==0){
        batta_okawa2(120,height+20);
        strokeWeight(1);
        //フライ1
        if(timing==0){
          vx1=7;vy1=16;
          ay1=g1;
          k=0.00005;
          timing=100;
        }
        //フライ2
        if(timing==1){
          vx1=10;vy1=12;
          ay1=g1;
          k=0.00005;
          timing=100;
        }
        //ホームラン
        if(timing==2){
          vx1=10;vy1=14;
          ay1=g1;
          k=0.00005;
          timing=100;
          score1+=1;
        }
        //ゴロ
        if(timing==3){
          vx1=12;vy1=4;
          ay1=g1;
          k=0.00005;
          timing=100;
        }
      }
      //プロ　大山　一人目
      if(bat1==1){
        batta_oyama2(120,height+20);
        strokeWeight(1);
        //フライ
        if(timing==0){
          vx1=8;vy1=16;
          ay1=g1;
          k=0.00005;
          timing=100;
        }
        //ホームラン1
        if(timing==1){
          vx1=9.5;vy1=15.2;
          ay1=g1;
          k=0.00005;
          timing=100;
          score1+=1;
        }
        //ホームラン2
        if(timing==2){
          vx1=11;vy1=16;
          ay1=g1;
          k=0.00005;
          timing=100;
          score1+=1;
        }
        //ゴロ
        if(timing==3){
          vx1=14;vy1=6;
          ay1=g1;
          k=0.00005;
          timing=100;
        }
      }
      ///最強　大谷　一人目
      if(bat1==2){
        batta_otani2(120,height+20);
        strokeWeight(1);
        //ホームラン3
        if(timing==0){
          vx1=10;vy1=17;
          ay1=g1;
          k=0.00005;
          timing=100;
          score1+=1;
        }
        //ホームラン1
        if(timing==1){
          vx1=10;vy1=15.2;
          ay1=g1;
          k=0.00005;
          timing=100;
          score1+=1;
        }
        //ホームラン2
        if(timing==2){
          vx1=11;vy1=16;
          ay1=g1;
          k=0.00005;
          timing=100;
          score1+=1;
        }
        //ゴロ
        if(timing==3){
          vx1=20;vy1=6;
          ay1=g1;
          k=0.00005;
          timing=100;
        }
      }
      //少年　三浦
      if(pit2==0){pitya_miura2(width/6,height+34);strokeWeight(1);}
      //プロ　伊藤
      if(pit2==1){pitya_ito2(width/6,height+34);strokeWeight(1);}
      //最強　大谷
      if(pit2==2){pitya_otani2(width/6,height+34);strokeWeight(1);}
    }
    if(tama>5){
      //少年　大川　二人目
      if(bat2==0){
        batta_okawa2(120,height+20);
        strokeWeight(1);
        //フライ1
        if(timing==0){
          vx1=7;vy1=16;
          ay1=g1;
          k=0.00005;
          timing=100;
        }
        //フライ2
        if(timing==1){
          vx1=10;vy1=12;
          ay1=g1;
          k=0.00005;
          timing=100;
        }
        //ホームラン
        if(timing==2){
          vx1=10;vy1=14;
          ay1=g1;
          k=0.00005;
          timing=100;
          score2+=1;
        }
        //ゴロ
        if(timing==3){
          vx1=12;vy1=4;
          ay1=g1;
          k=0.00005;
          timing=100;
        }
      }
      //プロ　大山　二人目
      if(bat2==1){
        batta_oyama2(120,height+20);
        strokeWeight(1);
        //フライ
        if(timing==0){
          vx1=8;vy1=16;
          ay1=g1;
          k=0.00005;
          timing=100;
        }
        //ホームラン1
        if(timing==1){
          vx1=9.5;vy1=15.2;
          ay1=g1;
          k=0.00005;
          timing=100;
          score2+=1;
        }
        //ホームラン2
        if(timing==2){
          vx1=11;vy1=16;
          ay1=g1;
          k=0.00005;
          timing=100;
          score2+=1;
        }
        //ゴロ
        if(timing==3){
          vx1=14;vy1=6;
          ay1=g1;
          k=0.00005;
          timing=100;
        }
      }
      ///最強　大谷　二人目
      if(bat2==2){
        batta_otani2(120,height+20);
        strokeWeight(1);
        //ホームラン3
        if(timing==0){
          vx1=10;vy1=17;
          ay1=g1;
          k=0.00005;
          timing=100;
          score2+=1;
        }
        //ホームラン1
        if(timing==1){
          vx1=10;vy1=15.2;
          ay1=g1;
          k=0.00005;
          timing=100;
          score2+=1;
        }
        //ホームラン2
        if(timing==2){
          vx1=11;vy1=16;
          ay1=g1;
          k=0.00005;
          timing=100;
          score2+=1;
        }
        //ゴロ
        if(timing==3){
          vx1=20;vy1=6;
          ay1=g1;
          k=0.00005;
          timing=100;
        }
      }
      //少年　三浦
      if(pit1==0){pitya_miura2(width/6,height+34);strokeWeight(1);}
      //プロ　伊藤
      if(pit1==1){pitya_ito2(width/6,height+34);strokeWeight(1);}
      //最強　大谷
      if(pit1==2){pitya_otani2(width/6,height+34);strokeWeight(1);}
    }
    //空振り
    if(timing==4){
      timing=100;
    }
    if(7/8*width<x1&&x1<7/8*width+20&&y1>height-185){vx1=vx1*(-1);}
    if(y1>height-40){vy1=vy1*(-0.3);vx1=vx1*(0.9);y1=constrain(y1,-100,height-40);}
    if(x1>7/8*width+20&&y1==height-40){x1=constrain(x1,7/8*width+40,7/8*width+100);}
    if(time>200&&7/8*width+20<x1){
      textSize(100);
      fill(255,0,0);
      stroke(255, 165, 0);
      strokeWeight(3);
      text("ホームラン!",width/2,height*3/8);
      noStroke();
    }
    if(350<time&&time<450){scene=0;x0=width/2-30;y0=height/8-10;vx0=0;vy0=0;ax0=0;ay0=0;
    x1=width/20;y1=height*(1-1/8);vx1=0;vy1=0;ax1=0;ay1=0;count=0;
    if(tama<6&&pit2==1){x0=width/2+30;y0=height/8-10;}
    if(tama>5&&pit1==1){x0=width/2+30;y0=height/8-10;}
    if(tama==10){scene=2;}
  }

  }
  //結果　前
  if(scene==2){
    background(245,245,220);
    fill(0);
    textSize(100);
    text("結果発表!",width/2,height/2);
    textSize(20);
    text("Click to next",width/2,3/4*height);
  }
  //結果　後
  if(scene==3){
    background(221, 160, 221);
    stroke(0);
    fill(0);
    textSize(50);
    strokeWeight(1);
    text("先攻",width/4,height/4);
    text("後攻",3/4*width,height/4);
    if(bat1==0){textSize(32);text("バッター : 大川",1/4*width,3/4*height);}
    if(bat1==1){textSize(32);text("バッター : 大山",1/4*width,3/4*height);}
    if(bat1==2){textSize(32);text("バッター : 大谷",1/4*width,3/4*height);}
    if(pit1==0){textSize(32);text("ピッチャー : 三浦",1/4*width,3/4*height+50);}
    if(pit1==1){textSize(32);text("ピッチャー : 伊藤",1/4*width,3/4*height+50);}
    if(pit1==2){textSize(32);text("ピッチャー : 大谷",1/4*width,3/4*height+50);}
    if(bat2==0){textSize(32);text("バッター : 大川",3/4*width,3/4*height);}
    if(bat2==1){textSize(32);text("バッター : 大山",3/4*width,3/4*height);}
    if(bat2==2){textSize(32);text("バッター : 大谷",3/4*width,3/4*height);}
    if(pit2==0){textSize(32);text("ピッチャー : 三浦",3/4*width,3/4*height+50);}
    if(pit2==1){textSize(32);text("ピッチャー : 伊藤",3/4*width,3/4*height+50);}
    if(pit2==2){textSize(32);text("ピッチャー : 大谷",3/4*width,3/4*height+50);}
    textSize(200);
    fill(255, 215, 0);
    stroke(255, 165, 0);
    strokeWeight(5);
    text(floor(score1),width/4,height/2);
    text(floor(score2),3/4*width,height/2);
    rect(width/2-45,height/2-10,90,20);
    if(score1>score2){
      textSize(100);
      text("WIN!",width/4+100,height/4-60);
    }
    if(score1<score2){
      textSize(100);
      text("WIN!",width*3/4+100,height/4-60);
    }
    if(score1==score2){
      textSize(100);
      stroke(50, 205, 50);
      fill(152, 251, 152);
      text("DRAW!",width/2,height/4-50);
    }
  }
}
function mouseClicked() {
  if(scene==-2){scene=-2.1;}
  if(scene==-2.1&&jou>10){scene=-1;}
  if(scene==-1&&0<=bat1){scene=-1.1;}
  if(scene==-1.1&&0<=pit1){scene=-1.2;}
  if(scene==-1.2&&0<=bat2){scene=-1.3;}
  if(scene==-1.3&&0<=pit2){
    if(pit2==1){x0=width/2+30;y0=height/8-10;}
    scene=0;}
  if(scene==0){
    //フライ
    if(12<dist(x0,y0,mouseX,mouseY)&&dist(x0,y0,mouseX,mouseY)<=22&&dist(mouseX,mouseY,kx+width/2,ky+height/2)<=25){timing=0;scene=1;}
    //ホームラン1
    if(7<dist(x0,y0,mouseX,mouseY)&&dist(x0,y0,mouseX,mouseY)<=12&&dist(mouseX,mouseY,kx+width/2,ky+height/2)<=12){timing=1;scene=1;}
    //ホームラン2
    if(dist(x0,y0,mouseX,mouseY)<=7&&dist(mouseX,mouseY,kx+width/2,ky+height/2)<=8){timing=2;scene=1;}
    //ゴロ
    if(22<dist(x0,y0,mouseX,mouseY)&&dist(x0,y0,mouseX,mouseY)<=50&&dist(mouseX,mouseY,kx+width/2,ky+height/2)<=60){timing=3;scene=1;}
  }
  if(scene==2){scene=3;}
}

function windowResized(){
  resizeCanvas(windowWidth, windowHeight);
}
